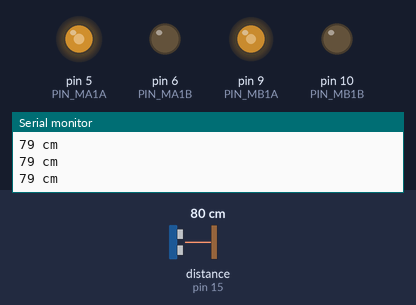
A sketch run on a simulated Arduino Uno, built with avr-gcc and run on an emulated ATmega328P. Parts: output pins drawn as LEDs (lit = HIGH), the last lines printed to the serial monitor. Wiring (inferred from the names in the program): ultrasonic range finder: trigger pin 14; echo pin 15. Dashed ring = blinking. Inputs (shaded band) come from the test bench; at power-on: distance to the obstacle (sensor on pin 15) 80 cm. The echo pulse lasts 58.3 µs per cm; pins used as bus, display or sensor lines are not drawn.

Above: at 1.2 s.
1.3 s: distance to the obstacle (sensor on pin 15) set to 17 cm
2.8 s: distance to the obstacle (sensor on pin 15) set to 14 cm
At 3.2 s:
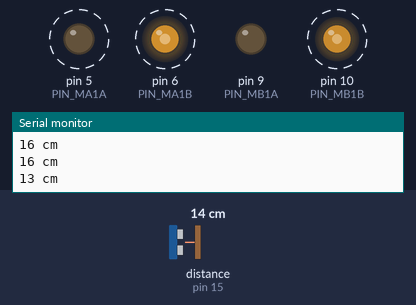
5.8 s: distance to the obstacle (sensor on pin 15) set to 18 cm
At 7.0 s:
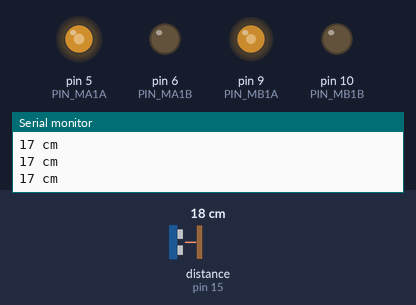
8.8 s: distance to the obstacle (sensor on pin 15) set to 2 cm
At 9.7 s:
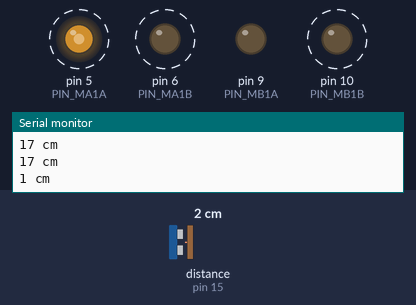
11.8 s: distance to the obstacle (sensor on pin 15) set to 250 cm
At 12.9 s:
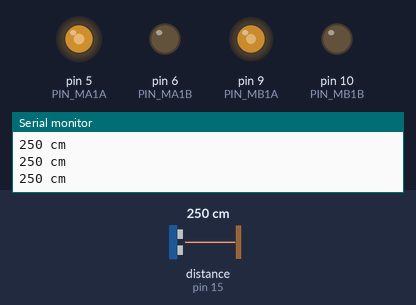
Timing chart, 0 to 14.3 s (numbered marks = the images above; inputs shaded):
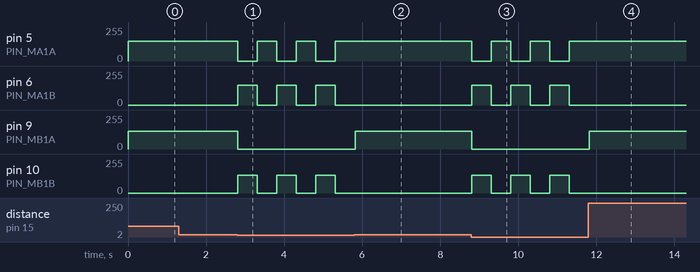

Measured:
- the behaviour switches between 16 and 15 cm on distance to the obstacle (sensor on pin 15) (found by bisection; images 0 and 1)
- after the input at 2.8 s, pin 5 (PIN_MA1A), pin 6 (PIN_MA1B): alternates 150/255 for 0.50 s and 0/255 for 0.50 s, starting at once; pin 9 (PIN_MB1A): 135/255 → 0/255 at once; pin 10 (PIN_MB1B): alternates 135/255 for 0.50 s and 0/255 for 0.50 s, starting at once
- after the input at 5.8 s, pin 5 (PIN_MA1A): stops changing and stays 150/255; pin 6 (PIN_MA1B), pin 10 (PIN_MB1B): stops changing and stays 0/255; pin 9 (PIN_MB1A): 0/255 → 135/255 at once
- after the input at 8.8 s, pin 5 (PIN_MA1A), pin 6 (PIN_MA1B): alternates 150/255 for 0.50 s and 0/255 for 0.50 s, starting at once; pin 9 (PIN_MB1A): 135/255 → 0/255 at once; pin 10 (PIN_MB1B): alternates 135/255 for 0.50 s and 0/255 for 0.50 s, starting at once
- after the input at 11.8 s, pin 5 (PIN_MA1A): stops changing and stays 150/255; pin 6 (PIN_MA1B), pin 10 (PIN_MB1B): stops changing and stays 0/255; pin 9 (PIN_MB1A): 0/255 → 135/255 at once

The sketch:

03_05_sonic_car.ino
```cpp
#define PIN_MA1A 5
#define PIN_MA1B 6

#define PIN_MB1A 9
#define PIN_MB1B 10

#define PIN_SONIC_TRIG 14
#define PIN_SONIC_ECHO 15

#define WHEEL_DIFF_VALUE 0;


int iSpeed = 150;
int leftWheelSpeed = iSpeed;
int rightWheelSpeed = leftWheelSpeed -15 + WHEEL_DIFF_VALUE;

#define SONIC_DISTANCE 15

void setup() {
  // put your setup code here, to run once:
  pinMode(PIN_MA1A, OUTPUT);
  pinMode(PIN_MA1B, OUTPUT);
  pinMode(PIN_MB1A, OUTPUT);
  pinMode(PIN_MB1B, OUTPUT);

  pinMode(PIN_SONIC_TRIG, OUTPUT);
  pinMode(PIN_SONIC_ECHO, INPUT);

  Serial.begin(9600);
}

void loop() {
  // put your main code here, to run repeatedly:
  long distance = getDistance();
  Serial.println(String(distance) + " cm");

  if (distance < SONIC_DISTANCE) {
    backward();
    delay(500);
    right();
    delay(500);
  }
  else{
    forward();
  }
}
long getDistance() {
  digitalWrite(PIN_SONIC_TRIG, LOW);
  delayMicroseconds(2);
  digitalWrite(PIN_SONIC_TRIG, HIGH);
  delayMicroseconds(10);
  digitalWrite(PIN_SONIC_TRIG, LOW);


  long duration = pulseIn(PIN_SONIC_ECHO, HIGH);
  long distance = (duration / 2) / 29.1;

  return distance;
}
void carMove(int aa, int ab, int ba, int bb) {
  analogWrite(PIN_MA1A, aa);
  analogWrite(PIN_MA1B, ab);
  analogWrite(PIN_MB1A, ba);
  analogWrite(PIN_MB1B, bb);
}
void forward() {
  carMove(leftWheelSpeed, 0, rightWheelSpeed, 0);
}
void backward() {
  carMove(0, leftWheelSpeed, 0, rightWheelSpeed);
}
void left() {
  carMove(0, 0, 0, rightWheelSpeed);
}
void right() {
  carMove(leftWheelSpeed, 0, 0, 0);
}
void stop() {
  carMove(0, 0, 0, 0);
}
```
